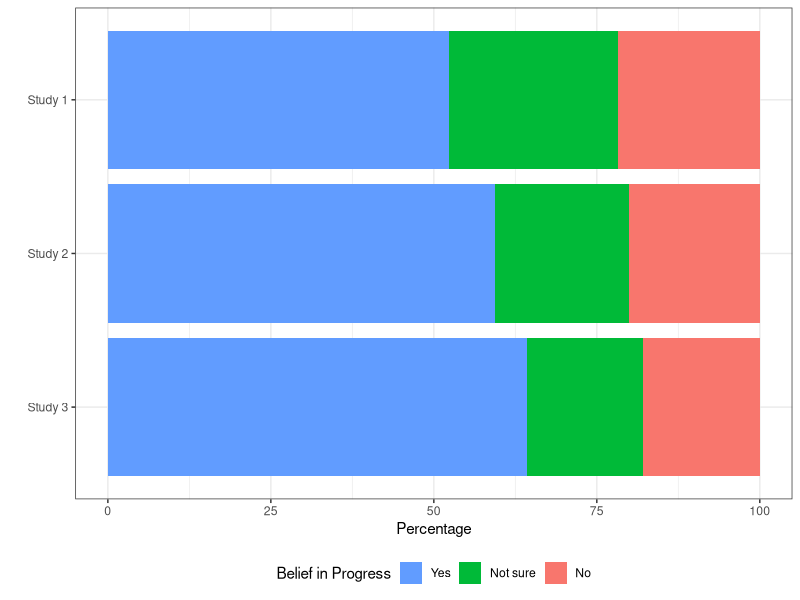
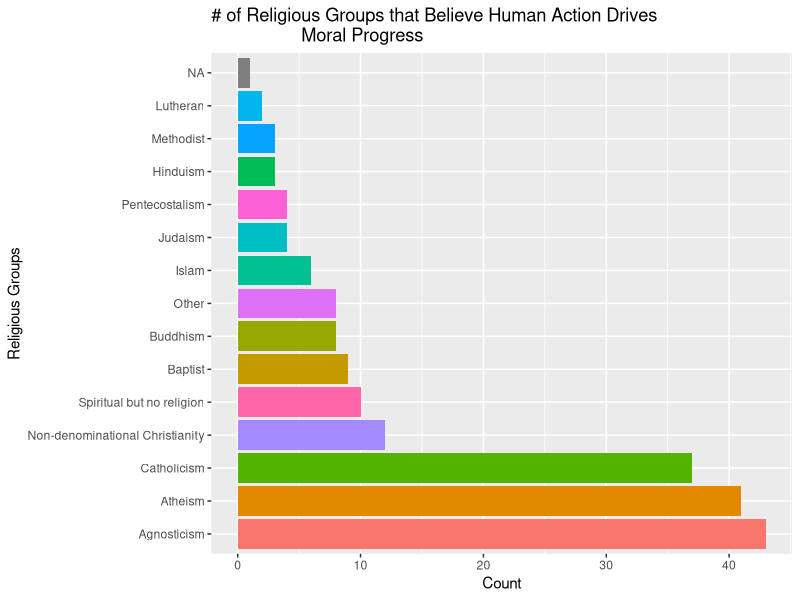
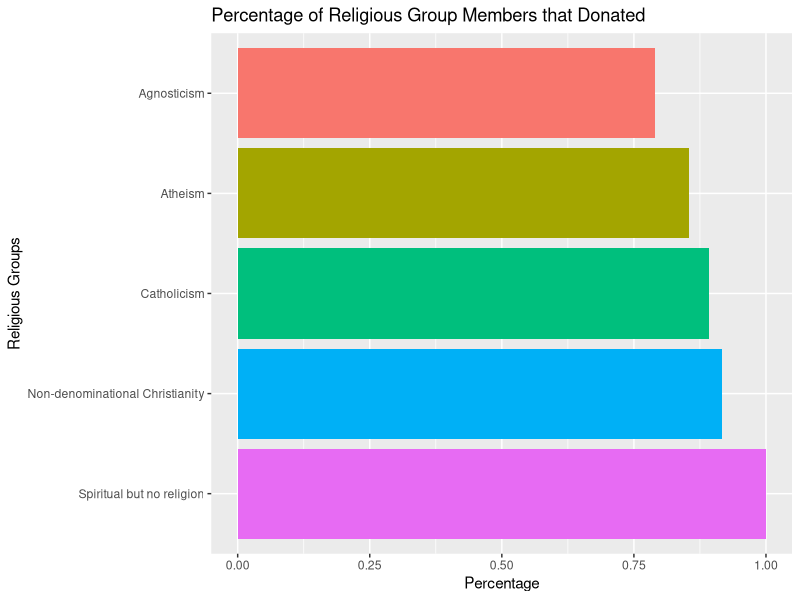
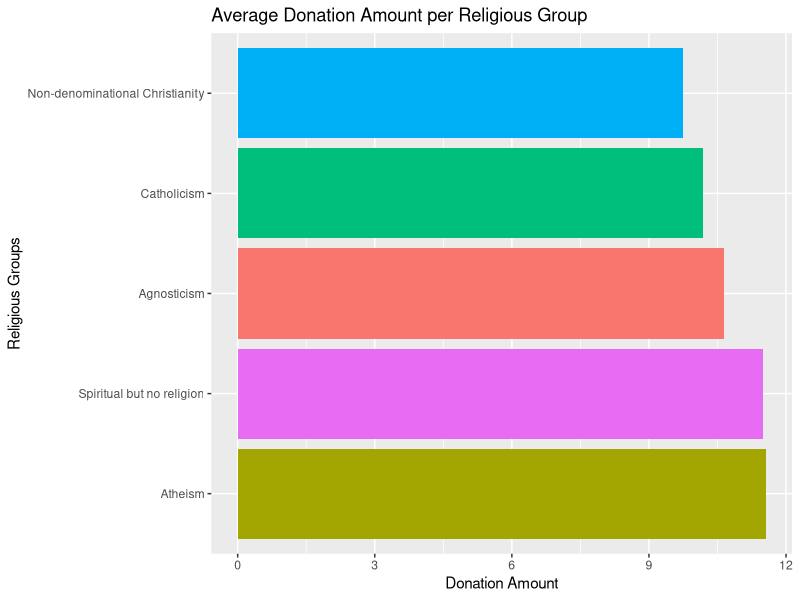

Here is the R script that generated these plots, in order:
## ---- chunk 1
library(tidyverse)
library(dplyr)
library(ggplot2)
study1_data <- read_csv('Study1_data-1.csv')
## ---- chunk 2
head(study1_data)
## ---- chunk 3
# Validate assumption that there are no repeat participants in the dataset
study1_data |>
  count(id) |>
  filter(n != 1)

# Validate only 147 passed the attention check
study1_data |>
  filter(attention == "instructions") |>
  count() |>
  pull()

# See all the distinct inputs for attention
study1_data |>
  distinct(attention)

# Create new dataframe with only included participants
study1_include <- study1_data |> 
  filter(attention == "instructions")
## ---- chunk 4
study1_include <- study1_data |> 
  filter(attention == "instructions")
## ---- chunk 5
study2_data <- read_csv('Study2_data-1.csv')
## ---- chunk 6
head(study2_data)
## ---- chunk 7
# Validate assumption that there are no repeat participants in the dataset
study2_data |>
  count(id) |>
  filter(n != 1)

# Validate only 145 passed the attention check
study2_data |>
  filter(attention == "instructions") |>
  count() |>
  pull()

# See all the distinct inputs for attention
study2_data |>
  distinct(attention)

# Create new dataframe with only included participants
study2_include <- study2_data |> 
  filter(attention == "instructions")
## ---- chunk 8
study3_data <- read_csv('Study3_data.csv')
## ---- chunk 9
head(study3_data)
study3_data |> 
  select(religion,`donation-binary`, `charity-choice - Selected Choice`,`donation-openended`) |>
  filter(`donation-binary` == 1, `charity-choice - Selected Choice` != "None of these (please enter a charity of your choice)")
## ---- chunk 10
# Validate assumption that there are no repeat participants in the dataset
study3_data |>
  count(id) |>
  filter(n != 1)

# Validate only 297 passed the attention check
study3_data |>
  filter(attention == "instructions") |>
  count() |>
  pull()

# See all the distinct inputs for attention
study3_data |>
  distinct(attention)

# Create new dataframe with only included participants
study3_include <- study3_data |> 
  filter(attention == "instructions")
## ---- chunk 11

# Create a dataframe for each study that includes the Study label, type of belief, and percentage
study1_progress_include <- study1_include |>
  count(`progress-belief`) |>
  mutate(percentage= n / sum(n) * 100, study = 'Study 1') |>
  select(study, `progress-belief`, percentage)

study2_progress_include <- study2_include |>
  count(`progress-belief`) |>
  mutate(percentage= n / sum(n) * 100, study = 'Study 2') |>
  select(study, `progress-belief`, percentage)

study3_progress_include <- study3_include |>
  count(`progress-belief`) |>
  mutate(percentage= n / sum(n) * 100, study = 'Study 3') |>
  select(study, `progress-belief`, percentage)

# Merge all the dataframes into 1
all_studies_include <- study1_progress_include |>
  full_join(study2_progress_include) |>
  full_join(study3_progress_include)

all_studies_include
## ---- chunk 12
all_studies_include |>  
  ggplot(aes(y=study, x=percentage, fill=`progress-belief`)) +
  geom_bar(stat="identity") +
  scale_y_discrete(limits=rev) + # Reverse y-axis labels
  labs(
    x="Percentage", 
    y="", 
    fill="Belief in Progress") +
  guides(fill= guide_legend(reverse = TRUE)) + # Reverse legend labels to match order in the bar
  theme_bw() +
  theme(legend.position = "bottom")
## ---- chunk 13
study3_include |>
  group_by(religion) |>
  filter(`progress-belief` == 'Yes') |>
  count() |>
  arrange(desc(n))
## ---- chunk 14
study3_include |>
  group_by(religion) |>
  filter(`progress-belief` == 'Yes') |>
  count() |>
  ggplot(aes(x=n,y=reorder(religion, -n), fill=religion)) +
  geom_bar(stat = 'identity') +
  labs(title = "# of Religious Groups that Believe Human Action Drives 
                  Moral Progress",
       y = "Religious Groups",
       x = "Count") +
  theme(legend.position = "none")
## ---- chunk 15
study3_religion_include <- study3_include |>
  filter(`progress-belief` == 'Yes', religion %in% c("Agnosticism", "Atheism", "Catholicism", "Non-denominational Christianity", "Spiritual but no religion"))

study3_religion_include |>
  group_by(religion) |>
  filter(`progress-belief` == 'Yes') |>
  summarize(prop_donated = mean(`donation-binary`, na.rm=TRUE))
## ---- chunk 16
study3_religion_include |>
  group_by(religion) |>
  summarize(prop_donated = mean(`donation-binary`, na.rm=TRUE)) |>
  ggplot(aes(x=prop_donated,y=reorder(religion, -prop_donated), fill=religion)) +
  geom_bar(stat = 'identity') +
  labs(title =  "Percentage of Religious Group Members that Donated",
       y = "Religious Groups",
       x = "Percentage") +
  theme(legend.position = "none")
## ---- chunk 17
study3_religion_include |>
  group_by(religion) |>
  summarize(avg_donation = mean(`donation-amount`, na.rm=TRUE)) |>
  ggplot(aes(x=avg_donation,y=reorder(religion, -avg_donation), fill=religion)) +
  geom_bar(stat = 'identity') +
  labs(title =  "Average Donation Amount per Religious Group",
       y = "Religious Groups",
       x = "Donation Amount") +
  theme(legend.position = "none")
## ---- chunk 18
library(stringr)

study3_include |> 
  filter(`donation-binary` == 1) |>
  summarize(total_donations_despite_struggle = sum(str_detect(`donation-openended`, "afford|financial|broke")) / n())
